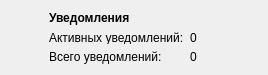
<?xml version="1.0" encoding="UTF-8"?>
<ui version="4.0">
 <class>StatusBarInfoWidgetToolTip</class>
 <widget class="QWidget" name="StatusBarInfoWidgetToolTip">
  <property name="geometry">
   <rect>
    <x>0</x>
    <y>0</y>
    <width>268</width>
    <height>75</height>
   </rect>
  </property>
  <property name="sizePolicy">
   <sizepolicy hsizetype="Preferred" vsizetype="Preferred">
    <horstretch>0</horstretch>
    <verstretch>0</verstretch>
   </sizepolicy>
  </property>
  <property name="minimumSize">
   <size>
    <width>230</width>
    <height>75</height>
   </size>
  </property>
  <property name="maximumSize">
   <size>
    <width>16777215</width>
    <height>85</height>
   </size>
  </property>
  <property name="windowTitle">
   <string>Form</string>
  </property>
  <layout class="QHBoxLayout" name="horizontalLayout">
   <item>
    <widget class="QLabel" name="labelInfoIcon">
     <property name="sizePolicy">
      <sizepolicy hsizetype="Fixed" vsizetype="Fixed">
       <horstretch>0</horstretch>
       <verstretch>0</verstretch>
      </sizepolicy>
     </property>
     <property name="minimumSize">
      <size>
       <width>32</width>
       <height>32</height>
      </size>
     </property>
     <property name="maximumSize">
      <size>
       <width>32</width>
       <height>32</height>
      </size>
     </property>
     <property name="text">
      <string/>
     </property>
     <property name="alignment">
      <set>Qt::AlignCenter</set>
     </property>
    </widget>
   </item>
   <item>
    <layout class="QVBoxLayout" name="verticalLayout">
     <item>
      <widget class="QLabel" name="labelCaption">
       <property name="font">
        <font>
         <weight>75</weight>
         <italic>false</italic>
         <bold>true</bold>
        </font>
       </property>
       <property name="text">
        <string>Уведомления</string>
       </property>
       <property name="textFormat">
        <enum>Qt::PlainText</enum>
       </property>
       <property name="wordWrap">
        <bool>false</bool>
       </property>
       <property name="margin">
        <number>0</number>
       </property>
       <property name="textInteractionFlags">
        <set>Qt::LinksAccessibleByMouse</set>
       </property>
      </widget>
     </item>
     <item>
      <layout class="QFormLayout" name="formLayout">
       <item row="0" column="0">
        <widget class="QLabel" name="labelDataText">
         <property name="text">
          <string>Активных уведомлений:</string>
         </property>
         <property name="textFormat">
          <enum>Qt::PlainText</enum>
         </property>
         <property name="wordWrap">
          <bool>false</bool>
         </property>
         <property name="margin">
          <number>0</number>
         </property>
         <property name="textInteractionFlags">
          <set>Qt::LinksAccessibleByMouse</set>
         </property>
        </widget>
       </item>
       <item row="0" column="1">
        <widget class="QLabel" name="labelDataTextNumber">
         <property name="text">
          <string>0</string>
         </property>
         <property name="textFormat">
          <enum>Qt::PlainText</enum>
         </property>
         <property name="wordWrap">
          <bool>false</bool>
         </property>
         <property name="textInteractionFlags">
          <set>Qt::LinksAccessibleByMouse</set>
         </property>
        </widget>
       </item>
       <item row="1" column="0">
        <widget class="QLabel" name="labelDataTextAll">
         <property name="text">
          <string>Всего уведомлений:</string>
         </property>
         <property name="textFormat">
          <enum>Qt::PlainText</enum>
         </property>
         <property name="wordWrap">
          <bool>false</bool>
         </property>
         <property name="margin">
          <number>0</number>
         </property>
         <property name="textInteractionFlags">
          <set>Qt::LinksAccessibleByMouse</set>
         </property>
        </widget>
       </item>
       <item row="1" column="1">
        <widget class="QLabel" name="labelDataTextAllNumber">
         <property name="text">
          <string>0</string>
         </property>
         <property name="textFormat">
          <enum>Qt::PlainText</enum>
         </property>
         <property name="wordWrap">
          <bool>false</bool>
         </property>
         <property name="textInteractionFlags">
          <set>Qt::LinksAccessibleByMouse</set>
         </property>
        </widget>
       </item>
      </layout>
     </item>
    </layout>
   </item>
  </layout>
 </widget>
 <resources/>
 <connections/>
</ui>
